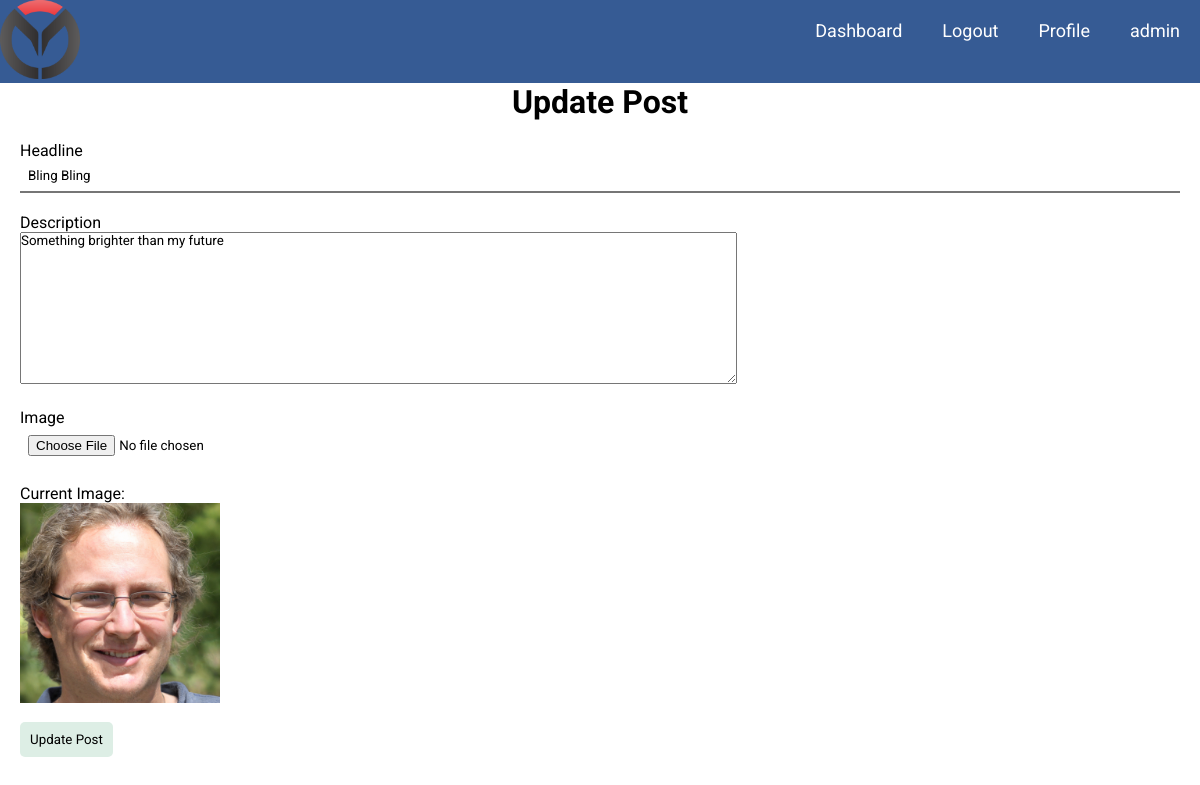
Page /admin/post.edit.php?postid=2 (signed in) on the committed database.
### tables this page shows
CREATE TABLE `posts` (
  `id` int(11) NOT NULL,
  `headline` varchar(255) NOT NULL,
  `description` varchar(255) NOT NULL,
  `post_image` varchar(255) NOT NULL
);

### admin/post.edit.php (the view, shortened to what this page needs)
<?php
include 'header.php';
require '../database/dbconnection.php';
if(isset($_GET['postid'])){
    $postid=$_GET['postid'];
    $sql = 'select * from posts where id=?';
    $stmt = $conn->prepare($sql);
    $stmt->bind_param('i', $postid);
    $stmt->execute();
    $result= $stmt->get_result();
    $row=$result->fetch_assoc();
}
?>
<div class="main-content">
    <form class="signup-form" action="post.edit.inc.php" method='post'
    enctype="multipart/form-data"
    style="flex-direction:column; margin:0 20px;">
        <h1 class="page-title">Update Post</h1>
        <div class="form-element">
            <label for="headline">Headline</label>
            <input type="text" id="headline" name="headline"
            value="<?php echo $row['headline'] ?>" required/>
        </div>
        <div class="form-element">
            <label for="description">Description</label><br/>
            <textarea name="description" id="description" rows="10" cols="100" required
            ><?php echo $row['description']?></textarea>
        </div>
        <div class="form-element">
            <label for="image">Image</label>
            <input type="file" id="image" name="image">
        </div>
        <div class="current_image">
            Current Image:<br/>
            <img src="../assets/uploads/<?php echo $row['post_image'] ?>" width="200">
        </div>
        <div class="">
            <button type="submit" class="btn-submit" name="submit">Update Post</button>
        </div>
    </form>
</div>

### assets/css/style.css (style rules this page uses)
* { box-sizing: border-box; padding: 0; margin: 0; font-family: "Roboto", "sans-serif"; }
.page-title { text-align: center; transition: 0.5s; margin-bottom: 20px; }
.signup-form { display: flex; justify-content: center; margin: 20px 0px; }
input { width:100%; padding: 8px; border-width: 0 0 2px 0; }
.btn-submit { margin-top: 15px; padding: 10px; background-color: #ddeee5; color: #000; border:none; border-radius: 5px; }
.form-element { margin-bottom: 20px; }

### rows in the picture
posts: headline "Bling Bling", description "Something brighter than my future", post_image (picture)

### other values in the picture
$_SESSION['username'] "admin"
